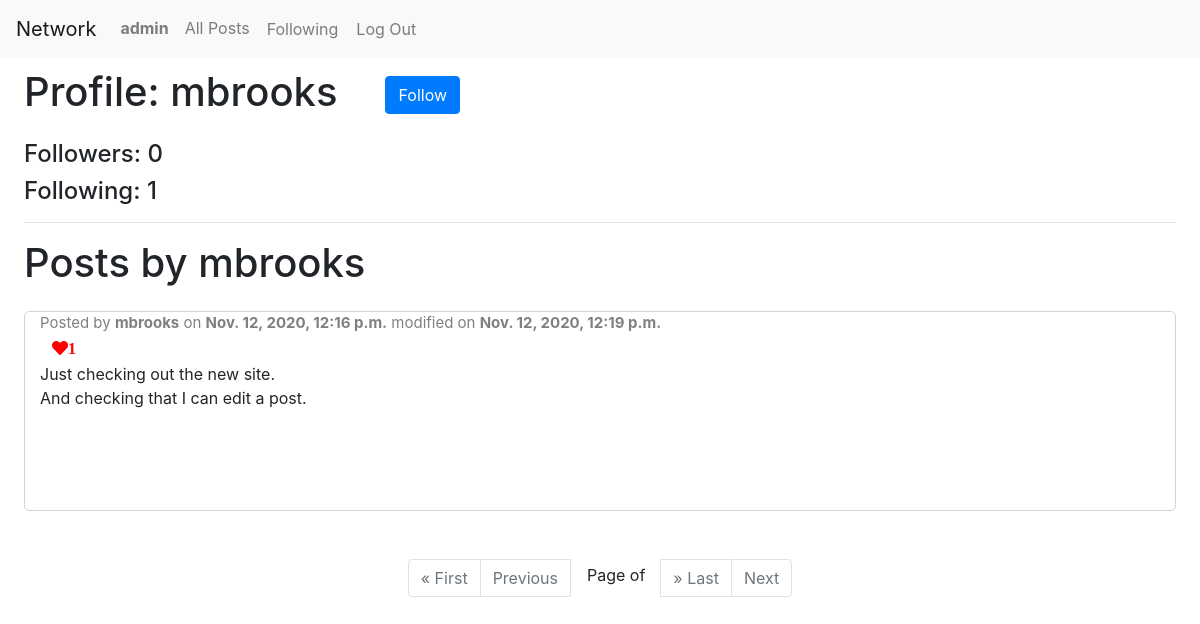
Page /users/mbrooks/ (signed in) on the committed database.
### network/models.py (models this page shows)
class User(AbstractUser):
    pass

class Posts(models.Model):
    user = models.ForeignKey(User, on_delete=models.CASCADE)
    content = models.CharField(max_length=255)
    likes = models.IntegerField(default=0)
    timestamp = models.DateTimeField(default=datetime.now(), editable=False)
    modified = models.DateTimeField(default=None, null=True)
    class Meta:
        ordering = ['-timestamp']
        verbose_name_plural = 'Posts'

### network/views.py (the view)
# urls.py: path("users/<str:username>/", views.profile, name="profile"),
def profile(request, username):
    if request.user.is_authenticated:
        follower = Following.objects.filter(follower=request.user, following=User.objects.get(username=username)).first()
        if follower is not None:
            isFollowing = True
        else:
            isFollowing = False
        user_ = User.objects.get(username=username)
        return render(request, 'network/profile.html', {
            'user_': user_,
            'following': isFollowing,
            'followingNum': Following.objects.filter(follower=user_).count(),
            'followerNum': Following.objects.filter(following=user_).count(),
            'posts': Posts.objects.filter(user=user_)
        })
    else:
        return HttpResponseRedirect(reverse('index'))

### network/templates/network/profile.html (shortened to what this page needs)
{% extends "network/layout.html" %}
{% block body %}
    <div>
        <h1 class="float-left">Profile: {{ user_.username }}</h1>
        {% if user.username != user_.username %}
            {% if following == True %}
                <a href="{% url 'toggleFollowing' user_.username %}" class="btn btn-danger float-left ml-5 mt-2">Unfollow</a>
            {% else %}
                <a href="{% url 'toggleFollowing' user_.username %}" class="btn btn-primary float-left ml-5 mt-2">Follow</a>
            {% endif %}
        {% endif %}
    </div>
    <br>
    <div class="mt-5">
        <h4>Followers: {{ followerNum }}</h4>
        <h4>Following: {{ followingNum }}</h4>
    </div>
    <hr>
    <h1>Posts by {{ user_.username }}</h1>
    {% for post in posts %}
        <div class="container-fluid mt-4">
            <div class="row">
                <div class="col">
                    {% if post.modified %}
                        <p class="username">Posted by <a class="username" href="{% url 'profile' post.user.username %}"><strong>{{ post.user.username }}</strong></a> on <strong>{{ post.timestamp }}</strong> modified on <strong>{{ post.modified }}</strong></p>
                    {% else %}
                        <p class="username">Posted by <a class="username" href="{% url 'profile' post.user.username %}"><strong>{{ post.user.username }}</strong></a> on <strong>{{ post.timestamp }}</strong></p>
                    {% endif %}
                    <div class="links ">
                        {% if user.is_authenticated %}
                        <button data-id="{{ post.id }}" class="btn btn-default like-button shadow-none fa fa-heart" style="color: red;">{{ post.likes }}</button>
                        {% endif %}
                    </div>
                    <div class="post-body" style="white-space: pre-wrap;">{{ post.content }}</div>
                </div>
            </div>
        </div>
    {% empty %}
        <h2>This user hasn't posted anything yet.</h2>
    {% endfor %}
    {% if posts %}
        <ul class="pagination justify-content-center mt-5">
            {% if posts.has_previous %}
                <li class="page-item"><a class="page-link" href="?page=1">&laquo; First</a></li>
                <li class="page-item"><a class="page-link" href="?page={{ posts.previous_page_number }}">Previous</a></li>
            {% else %}
                <li class="page-item disabled"><a class="page-link" href="?page=1">&laquo; First</a></li>
                <li class="page-item disabled"><a class="page-link" href="?page=1">Previous</a></li>
            {% endif %}
            <span class="current mx-3 pt-1">
                Page {{ posts.number }} of {{ posts.paginator.num_pages }}
            </span>
            {% if posts.has_next %}
                <li class="page-item"><a class="page-link" href="?page={{ posts.paginator.num_pages }}">&raquo; Last</a></li>
                <li class="page-item"><a class="page-link" href="?page={{ posts.next_page_number }}">Next</a></li>
            {% else %}
                <li class="page-item disabled"><a class="page-link" href="?page={{ posts.paginator.num_pages }}">&raquo; Last</a></li>
                <li class="page-item disabled"><a class="page-link" href="?page={{ posts.paginator.num_pages }}">Next</a></li>
            {% endif %}
        </ul>
    {% endif %}
{% endblock body %}

### network/templates/network/layout.html (shortened to what this page needs)
{% load static %}
<!DOCTYPE html>
<html lang="en">
    <head>
        <link rel="stylesheet" href="https://stackpath.bootstrapcdn.com/bootstrap/4.4.1/css/bootstrap.min.css">
        <link rel="stylesheet" href="https://use.fontawesome.com/releases/v5.14.0/css/all.css">
        <link href="{% static 'network/main.css' %}" rel="stylesheet">
    </head>
    <body>
        <nav class="navbar navbar-expand-lg navbar-light bg-light">
            <a class="navbar-brand" href="{% url 'index' %}">Network</a>
            <div>
                <ul class="navbar-nav mr-auto">
                    {% if user.is_authenticated %}
                        <li class="nav-item"><a class="nav-link" href="{% url 'profile' user.username %}"><strong>{{ user.username }}</strong></a></li>
                    {% endif %}
                    <li class="nav-item"><a class="nav-link" href="{% url 'index' %}">All Posts</a></li>
                    {% if user.is_authenticated %}
                        <li class="nav-item"><a class="nav-link btn btn-default" href="{% url 'following' %}">Following</a></li>
                        <li class="nav-item"><a class="nav-link btn btn-default" href="{% url 'logout' %}">Log Out</a></li>
                    {% else %}
                        <li class="nav-item"><a class="nav-link btn btn-default" href="{% url 'login' %}">Log In</a></li>
                        <li class="nav-item"><a class="nav-link btn btn-default" href="{% url 'register' %}">Register</a></li>
                    {% endif %}
                </ul>
            </div>
        </nav>
        <div class="body px-4">
            {% block body %}
            {% endblock %}
        </div>
    </body>
</html>

### network/static/network/main.css (style rules this page uses)
.body { padding: 10px; }
.username { top: 0; left: 0; color: gray; font-size: 15px; margin-bottom: 0; }
.row { height: 200px; border: 1px solid lightgray; border-radius: 5px; }
.like-button { outline: none !important; border: none !important; }

### rows in the picture
User: username "admin"
User: username "mbrooks"
Posts: user.username "mbrooks", timestamp "Nov. 12, 2020, 12:16 p.m.", modified "Nov. 12, 2020, 12:19 p.m.", likes "1", content "Just checking out the new site. And checking that I can edit a post."

### other values in the picture
{{ followerNum }} "0"
{{ followingNum }} "1"
